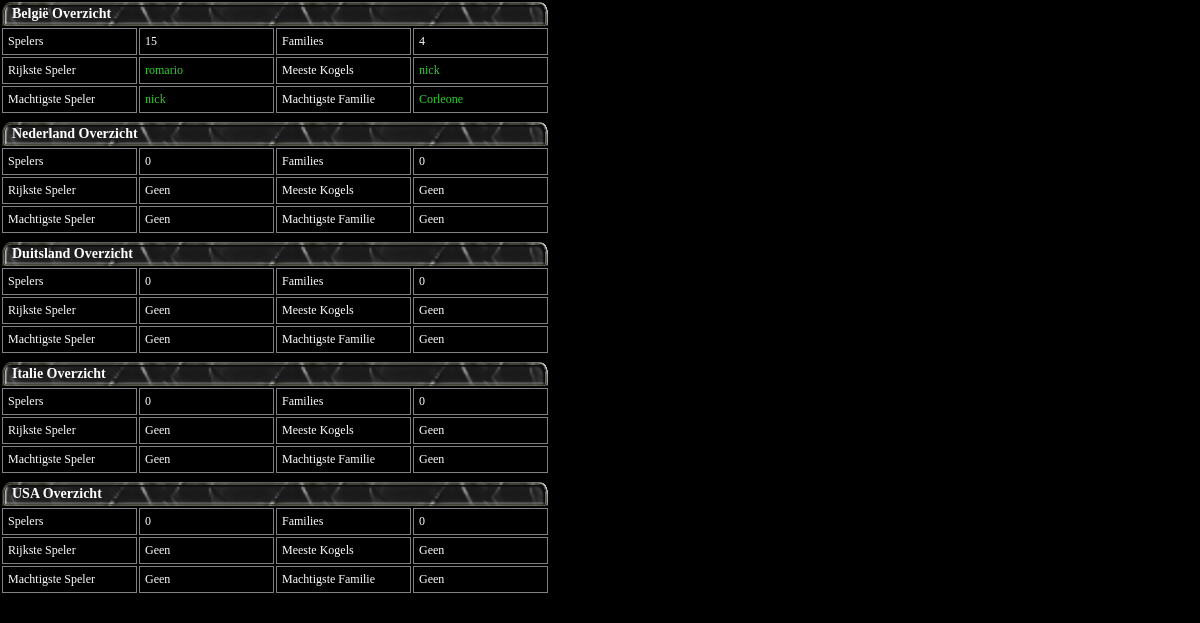
The page /landen.php on the database its author committed.
### tables this page shows
CREATE TABLE `landen` (
  `id` int(11) NOT NULL,
  `land` varchar(50) NOT NULL,
  `wietPrijs` int(5) NOT NULL DEFAULT 214,
  `hasjPrijs` int(5) NOT NULL DEFAULT 514,
  `xtcPrijs` int(5) NOT NULL DEFAULT 12345,
  `cokePrijs` int(5) NOT NULL DEFAULT 50421,
  `kogelPrijs` int(5) NOT NULL DEFAULT 1000,
  `kogels` int(9) NOT NULL DEFAULT 1000
);

CREATE TABLE `leden` (
  `id` int(11) NOT NULL,
  `login` varchar(20) NOT NULL,
  `wachtwoord` varchar(64) NOT NULL,
  `email` varchar(60) NOT NULL,
  `ip` varchar(32) NOT NULL,
  `activated` varchar(11) NOT NULL,
  `land` int(2) NOT NULL DEFAULT 1,
  `leven` int(3) NOT NULL DEFAULT 100,
  `status` varchar(6) NOT NULL DEFAULT 'levend',
  `online` datetime DEFAULT NULL,
  `geslacht` int(1) NOT NULL DEFAULT 0,
  `datumdood` datetime DEFAULT NULL,
  `rang` int(2) NOT NULL DEFAULT 0,
  `rangvordering` decimal(5,2) NOT NULL DEFAULT 0.00,
  `killskill` int(5) NOT NULL DEFAULT 0,
  `vervoer` int(1) NOT NULL DEFAULT 1,
  `wapen` int(1) NOT NULL DEFAULT 0,
  `verdediging` int(1) NOT NULL DEFAULT 0,
  `bodyguards` int(1) NOT NULL DEFAULT 0,
  `kogels` float NOT NULL DEFAULT 500,
  `cash` varchar(12) NOT NULL DEFAULT '5000',
  `bank` int(10) NOT NULL DEFAULT 25000,
  `familie` int(9) NOT NULL DEFAULT 0,
  `familierang` int(1) NOT NULL DEFAULT 0,
  `level` int(1) NOT NULL DEFAULT 0,
  `ban` int(1) NOT NULL DEFAULT 0,
  `krassen` int(2) NOT NULL DEFAULT 50,
  `kills` int(3) NOT NULL DEFAULT 0,
  `sniper` int(1) NOT NULL DEFAULT 0,
  `bazooka` int(1) NOT NULL DEFAULT 0,
  `minigun` int(1) NOT NULL DEFAULT 0,
  `antibazooka` int(1) NOT NULL DEFAULT 0,
  `antisniper` int(1) NOT NULL DEFAULT 0,
  `geregistreerd` datetime NOT NULL DEFAULT current_timestamp(),
  `vip` int(1) NOT NULL DEFAULT 0,
  `vipCoins` int(3) NOT NULL DEFAULT 0,
  `banner` int(1) NOT NULL DEFAULT 1,
  `mini_banner` int(1) NOT NULL DEFAULT 1,
  `profiel_info` varchar(1000) NOT NULL DEFAULT 'Geen informatie opgegeven',
  `profiel_pic` varchar(100) NOT NULL DEFAULT 'images/system/noimage.jpeg',
  `wiet` int(9) NOT NULL DEFAULT 0,
  `hasj` int(9) NOT NULL DEFAULT 0,
  `xtc` int(9) NOT NULL DEFAULT 0,
  `coke` int(9) NOT NULL DEFAULT 0
);

CREATE TABLE `families` (
  `id` int(11) NOT NULL,
  `naam` varchar(25) NOT NULL,
  `land` int(5) NOT NULL DEFAULT 1,
  `baas` int(9) NOT NULL,
  `geld` int(9) NOT NULL DEFAULT 50000,
  `kogels` int(9) NOT NULL DEFAULT 0,
  `datum` datetime NOT NULL,
  `kogelfabriek` int(6) NOT NULL DEFAULT 1,
  `banken` int(6) NOT NULL DEFAULT 1,
  `familie_info` varchar(1500) NOT NULL DEFAULT 'Geen',
  `crusherTime` datetime DEFAULT NULL
);

### SYSTEM_CONFIGURATION.php (called while the page is built, shortened)
<?php
$SYSTEM_STYLE = "1";
?>

### include/functions.php (called while the page is built, shortened)
<?php
function formatDecimaal($var){
	return number_format($var,0,",",".");
}
function formatCountry($country){
	return utf8_encode($country);
}
?>

### landen.php (the view)
<?php
	include("config.php");
	include("SYSTEM_CONFIGURATION.php");
	include("include/functions.php");
	$landenQuery = mysqli_query($con,"SELECT * FROM landen");
?>
<link href="stijl<?php echo $SYSTEM_STYLE; ?>.css" type="text/css" rel="stylesheet" />
<?php while($land = mysqli_fetch_object($landenQuery)){ ?>
<table width="550px" colspan="4" class="inhoud_table margin_bottom">
	<?php
		$totalMembersQuery = mysqli_query($con,"SELECT COUNT(*) as total FROM leden WHERE land='" . $land->id . "' AND status='levend' AND ban='0'");
		$totalMembers = mysqli_fetch_object($totalMembersQuery);
		$totalFamiliesQuery = mysqli_query($con,"SELECT COUNT(*) as total FROM families WHERE land='" . $land->id . "'");
		$totalFamilies = mysqli_fetch_object($totalFamiliesQuery);
		$rijksteQuery = mysqli_query($con,"SELECT * FROM leden WHERE status='levend' AND ban='0' AND land='" . $land->id . "' ORDER BY cash,bank DESC LIMIT 0,1");
		$rijksteTxt = "Geen";
		if(mysqli_num_rows($rijksteQuery) == 1){
			$speler = mysqli_fetch_object($rijksteQuery);
			$rijksteTxt = "<a href=\"speler_profiel.php?x=" . $speler->id . "\">" . $speler->login . "</a>";
		}
		$kogelsQuery = mysqli_query($con,"SELECT * FROM leden WHERE status='levend' AND ban='0' AND land='" . $land->id . "' ORDER BY kogels DESC LIMIT 0,1");
		$kogelsTxt = "Geen";
		if(mysqli_num_rows($kogelsQuery) == 1){
			$kogel = mysqli_fetch_object($kogelsQuery);
			$kogelsTxt = "<a href=\"speler_profiel.php?x=" . $kogel->id . "\">" . $kogel->login . "</a>";
		}
		$machtigsteQuery = mysqli_query($con,"SELECT * FROM leden WHERE status='levend' AND ban='0' AND land='" . $land->id . "' ORDER BY rang DESC,rangvordering ASC,kogels DESC LIMIT 0,1");
		$machtigsteTxt = "Geen";
		if(mysqli_num_rows($machtigsteQuery) == 1){
			$speler = mysqli_fetch_object($machtigsteQuery);
			$machtigsteTxt = "<a href=\"speler_profiel.php?x=" . $speler->id . "\">" . $speler->login . "</a>";
		}
		$famsSql = mysqli_query($con,"SELECT * FROM families WHERE land='" . $land->id . "'");
		$machtigsteFamilieTxt = "Geen";
		if(mysqli_num_rows($famsSql) >= 1){
			$mostPower = 0;
			while($fa = mysqli_fetch_object($famsSql)){
				$memQuery = mysqli_query($con,"SELECT * FROM leden WHERE familie='" . $fa->id . "' AND status='levend' AND ban='0'");
				if(mysqli_num_rows($memQuery) >= 1){
					$famPower = 0;
					while($me = mysqli_fetch_object($memQuery)){
						$famPower += $me->rang;
					}
					if($famPower > $mostPower){
						$mostPower = $famPower;
						$machtigsteFamilieTxt = "<a href=\"familie.php?pagina=" . $fa->id . "\">" . $fa->naam . "</a>";
					}
				}
			}
		}
	?>
		<tr>
			<td class='table_subTitle' colspan='4'><?php echo formatCountry($land->land); ?> Overzicht</td>
		</tr>
		<tr>
			<td class="table_mainTxt outline padding_5" width="25%" colspan="1">Spelers</td>
			<td class="table_mainTxt outline padding_5" width="25%" colspan="1"><?php echo formatDecimaal($totalMembers->total); ?></td>
			<td class="table_mainTxt outline padding_5" width="25%" colspan="1">Families</td>
			<td class="table_mainTxt outline padding_5" width="25%" colspan="1"><?php echo formatDecimaal($totalFamilies->total); ?></td>
		</tr>
		<tr>
			<td class="table_mainTxt outline padding_5" width="25%" colspan="1">Rijkste Speler</td>
			<td class="table_mainTxt outline padding_5" width="25%" colspan="1"><?php echo $rijksteTxt; ?></td>
			<td class="table_mainTxt outline padding_5" width="25%" colspan="1">Meeste Kogels</td>
			<td class="table_mainTxt outline padding_5" width="25%" colspan="1"><?php echo $kogelsTxt; ?></td>
		</tr>
		<tr>
			<td class="table_mainTxt outline padding_5" width="25%" colspan="1">Machtigste Speler</td>
			<td class="table_mainTxt outline padding_5" width="25%" colspan="1"><?php echo $machtigsteTxt; ?></td>
			<td class="table_mainTxt outline padding_5" width="25%" colspan="1">Machtigste Familie</td>
			<td class="table_mainTxt outline padding_5" width="25%" colspan="1"><?php echo $machtigsteFamilieTxt; ?></td>
		</tr>
	</table>
<?php } ?>

### stijl1.css (style rules this page uses)
* { margin:0px; padding:0px; border:0px; outline:0px; }
body a { text-decoration:none; color:limegreen; }
.outline { border:1px solid gray; }
.inhoud_table { background-color:black; }
.table_subTitle { background: url("images/subtitle_bg.gif"); background-size:100%; color:white; font-weight:bold; font-size:14px; padding:2px 10px; line-height:20px; }
.table_mainTxt { background-color:black; color:white; font-size:12px; padding-left:5px; }
.padding_5 { padding:5px; }
.margin_bottom { margin-bottom:5px; }

### rows shown on the page
landen: land "België", total "15", total "4", leden.login "romario", leden.login "nick", families.naam "Corleone"
landen: land "Nederland", total "0", rijksteTxt "Geen", kogelsTxt "Geen", machtigsteTxt "Geen", machtigsteFamilieTxt "Geen"
landen: land "Duitsland", total "0", rijksteTxt "Geen", kogelsTxt "Geen", machtigsteTxt "Geen", machtigsteFamilieTxt "Geen"
landen: land "Italie", total "0", rijksteTxt "Geen", kogelsTxt "Geen", machtigsteTxt "Geen", machtigsteFamilieTxt "Geen"
landen: land "USA", total "0", rijksteTxt "Geen", kogelsTxt "Geen", machtigsteTxt "Geen", machtigsteFamilieTxt "Geen"
